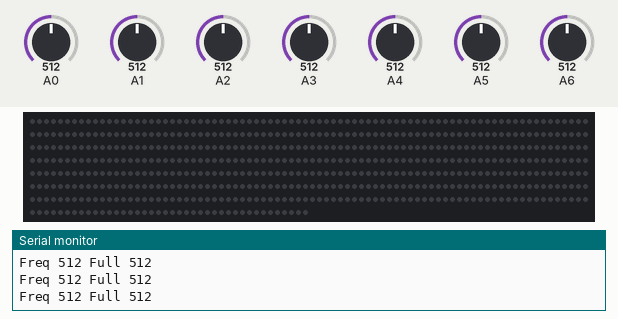
Simulated run of this sketch. Board: Arduino Nano, built with avr-gcc and run on an emulated ATmega328P. On the bench: 600 RGB LEDs in strip order, left to right, continuing on the next row, the last lines printed to the serial monitor. The inputs (shaded band) are chosen by the test bench; at power-on: A4 = 512, A0 = 512, A1 = 512, A6 = 512, A2 = 512, A3 = 512, A5 = 512. Dim RGB values are drawn brighter than linear.

Above: at 1.3 s.
1.4 s: A4 set to 774
2.9 s: A4 set to 809
6.0 s: A0 set to 716
9.1 s: A1 set to 503
12.2 s: A6 set to 68
At 13.8 s:
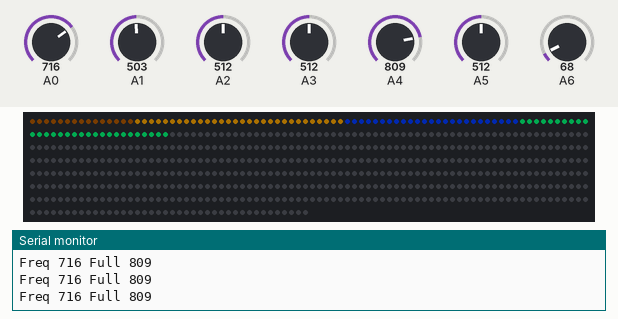
14.4 s: A6 set to 59
At 17.6 s:
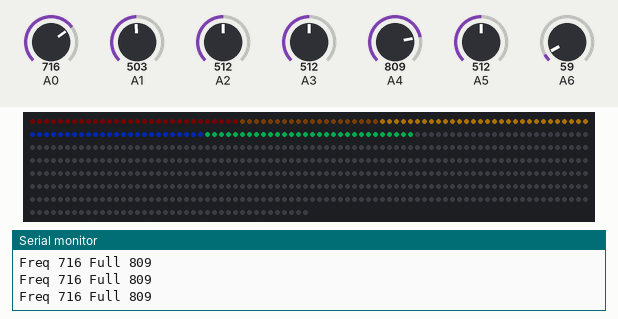
Timing chart, 0 to 18.5 s (numbered marks = the images above; inputs shaded):
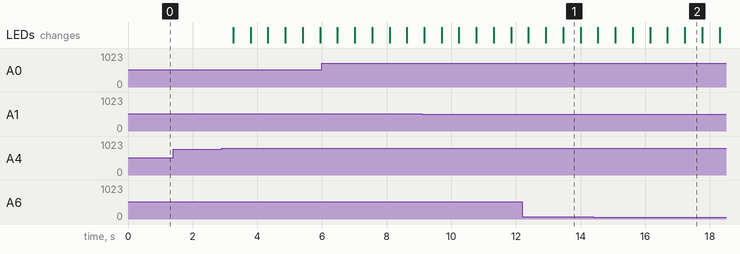

The sketch:

LEDTest.ino
```cpp
#include "FastLED.h"

#define NUM_LEDS 600 //Number of LEDS in strip
#define DATA_PIN 6 //Pin to transfer data to led strip for left
#define updateLEDS 5 //distance between each strand of led

CRGB ledsLeft[NUM_LEDS]; //Set up block of memory for storing and
                         //manipulating led data

//Check which color range, mod values
int States[8] = {0, 8, 22, 89, 60, 84, 81, 45};
int Incr[8] = {0, 0, 17, 39, 95, 128, 174, 210};
//Normal, Red, Orange-Yellow, Yellow-LightBlue, Green-Blue, LightBlue-Lavender, Blue-Pink, Pink-Red

int bright;
int vol;
int col;
int sta;
int pause;
int look;

void setup() {
  // put your setup code here, to run once:
  Serial.begin(9600);

  pinMode(A6, INPUT);
  pinMode(A5, INPUT);
  pinMode(A4, INPUT);
  pinMode(A3, INPUT);
  pinMode(A2, INPUT);
  pinMode(A1, INPUT);
  pinMode(A0, INPUT);

  //This tells the library theres a strand of Neopixels at pin 6
  //The strip will use the led array and has NUM_LEDS leds
  FastLED.addLeds<NEOPIXEL, DATA_PIN>(ledsLeft, NUM_LEDS);

  bright = 1;
  vol = 0;
  col = 0;
  sta = 0;
  pause = 0;
  look = 0;
}

void loop() {
  // put your main code here, to run repeatedly:

  vol = (analogRead(A2))/8 + 133;
  col = (analogRead(A3))/4;
  sta = (analogRead(A1))/128;
  pause = (analogRead(A5));
  look = (analogRead(A6) + 1)/4;


  int full = analogRead(A4);
  int freq = analogRead(A0);
  Serial.print("Freq ");
  Serial.print(freq);
  Serial.print(" Full ");
  Serial.println(full);
//  Serial.print(" Vol ");
//  Serial.println(vol);
//  Serial.print(sta);
//  Serial.print(" A1 ");
//  Serial.print(vol);
//  Serial.print(" A2 ");
//  Serial.print(col);
//  Serial.print(" A3 ");
//  Serial.print(pause);
//  Serial.print(" A5 ");
//  Serial.print(look);
//  Serial.println(" A6 ");

  //Update all leds to be #updateLEDS from before
  for(int i = NUM_LEDS - 1; i >= updateLEDS; i--)
  {
    ledsLeft[i] = ledsLeft[i - updateLEDS];
  }

  if((full + 1)/4 > vol)
  {
    bright = 1;
  }
  else
  {
    bright = 0;
  }
  //Serial.println((full + 1)/4);
  CHSV newColor;

  if(sta == 0)
  {
    newColor = CHSV((freq + col)%255, 255, look*bright);//255*bright); //freq + col
  }
  else
  {
    newColor = CHSV((freq%States[sta])+Incr[sta], 255, look*bright);
  }

  CRGB ledColor;

  //Convert from HSV to RGB color space
  hsv2rgb_rainbow(newColor, ledColor);
  //outputColor(ledColor);

  //Set all the colors in the LED strip up to #updateLEDS
  for(int i = 0; i < updateLEDS; i++)
  {
    ledsLeft[i] = CRGB(ledColor[0], ledColor[1], ledColor[2]);
  }

  FastLED.show();

  delay(pause);
}

//Ouput frequeny and volume values
void outputVal(int freq, int full)
{
  Serial.print("Freq: ");
  Serial.println(freq);
  Serial.print("Volume: ");
  Serial.println(full);
}

//Output color values in RGB
void outputColor(CRGB ledColor)
{
  Serial.print(ledColor[0]);
  Serial.print(' ');
  Serial.print(ledColor[1]);
  Serial.print(' ');
  Serial.println(ledColor[2]);
}

//Output pot values that control color tune, animation tune, and brightness value
void outputPots(int col, int animation, int brightness)
{
  Serial.print("Color Tune: ");
  Serial.println(col);
  Serial.print("Animation: ");
  Serial.println(animation);
  Serial.print("Brightness Level: ");
  Serial.println(brightness);
}
```

Measured:
- the behaviour switches between 63 and 62 on A6 (found by bisection; images 1 and 2)
- after the input at 14.4 s, the LEDs: first change after 0.14 s (image 2 shows a later state)
